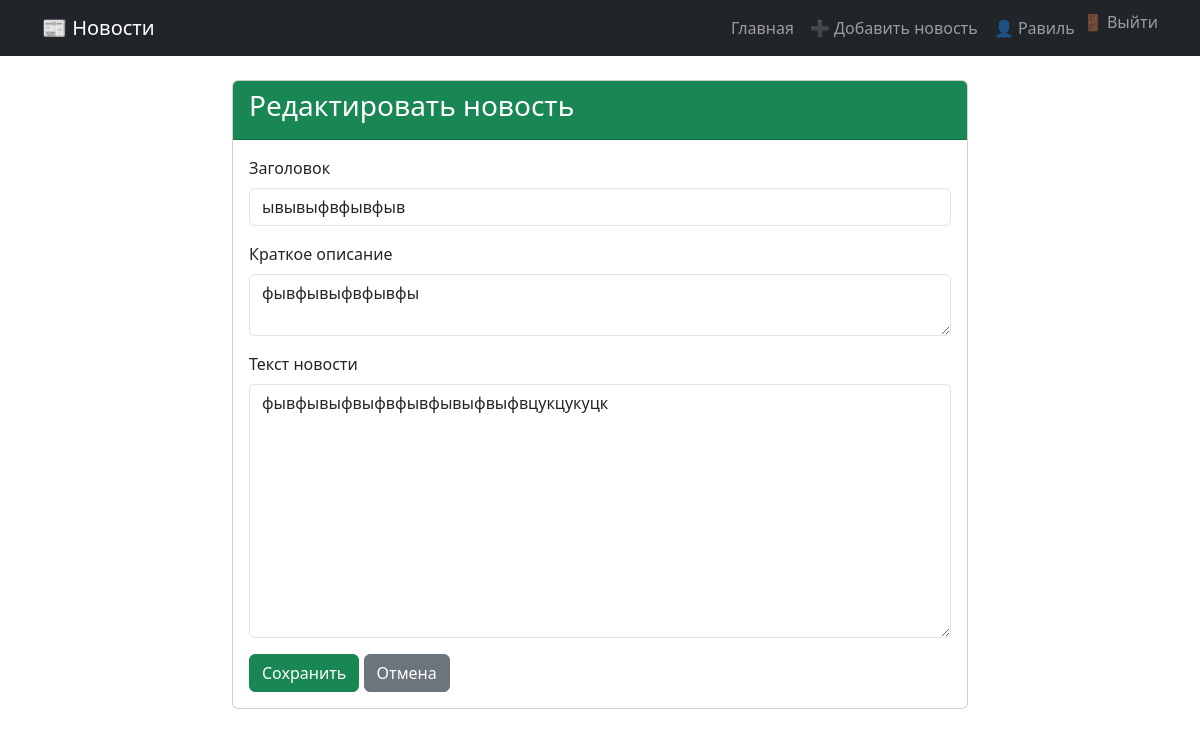
The page /news/1/edit/ (signed in) on the database its author committed.
### news_app/models.py (models this page shows, shortened)
class News(models.Model):
    title = models.CharField(max_length=200)
    summary = models.CharField(max_length=300)
    content = models.TextField()
    author = models.ForeignKey(User, on_delete=models.CASCADE)
    date_created = models.DateTimeField(auto_now_add=True)
    date_updated = models.DateTimeField(auto_now=True)
    class Meta:
        ordering = ['-date_created']

### news_app/views.py (the view)
# urls.py: path('news/<int:pk>/edit/', views.news_edit_view, name='news_edit'),
@login_required
def news_edit_view(request, pk):
    news = get_object_or_404(News, pk=pk)
    if news.author != request.user:
        return HttpResponseForbidden("Вы не можете редактировать чужую новость.")
    if request.method == 'POST':
        form = NewsForm(request.POST, instance=news)
        if form.is_valid():
            form.save()
            messages.success(request, 'Новость обновлена.')
            return redirect('news_detail', pk=news.pk)
    else:
        form = NewsForm(instance=news)
    return render(request, 'news_form.html', {'form': form, 'title': 'Редактировать новость'})

### news_app/forms.py
class NewsForm(forms.ModelForm):
    class Meta:
        model = News
        fields = ['title', 'summary', 'content']
        widgets = {
            'summary': forms.Textarea(attrs={'rows': 2, 'class': 'form-control'}),
            'content': forms.Textarea(attrs={'rows': 10, 'class': 'form-control'}),
            'title': forms.TextInput(attrs={'class': 'form-control'}),
        }
        labels = {
            'title': 'Заголовок',
            'summary': 'Краткое описание',
            'content': 'Текст новости',
        }

### news_app/templates/news_form.html (shortened to what this page needs)
{% extends 'base.html' %}
{% block content %}
<div class="row justify-content-center">
    <div class="col-md-8">
        <div class="card">
            <div class="card-header bg-success text-white">
                <h3>{{ title }}</h3>
            </div>
            <div class="card-body">
                <form method="post">
                    <div class="mb-3">
                        <label for="{{ form.title.id_for_label }}" class="form-label">{{ form.title.label }}</label>
                        {{ form.title }}
                    </div>
                    <div class="mb-3">
                        <label for="{{ form.summary.id_for_label }}" class="form-label">{{ form.summary.label }}</label>
                        {{ form.summary }}
                    </div>
                    <div class="mb-3">
                        <label for="{{ form.content.id_for_label }}" class="form-label">{{ form.content.label }}</label>
                        {{ form.content }}
                    </div>
                    <button type="submit" class="btn btn-success">Сохранить</button>
                    <a href="{% url 'home' %}" class="btn btn-secondary">Отмена</a>
                </form>
            </div>
        </div>
    </div>
</div>
{% endblock %}

### news_app/templates/base.html (shortened to what this page needs)
{% load static %}
<!DOCTYPE html>
<html lang="ru">
<head>
    <link href="https://cdn.jsdelivr.net/npm/bootstrap@5.3.0-alpha1/dist/css/bootstrap.min.css" rel="stylesheet">
    <link rel="stylesheet" href="{% static 'css/style.css' %}">
</head>
<body>
    <nav class="navbar navbar-expand-lg navbar-dark bg-dark">
        <div class="container">
            <a class="navbar-brand" href="{% url 'home' %}">📰 Новости</a>
            <div class="collapse navbar-collapse">
                <ul class="navbar-nav ms-auto">
                    <li class="nav-item"><a class="nav-link" href="{% url 'home' %}">Главная</a></li>
                    {% if user.is_authenticated %}
                        <li class="nav-item"><a class="nav-link" href="{% url 'news_create' %}">➕ Добавить новость</a></li>
                        <li class="nav-item"><a class="nav-link" href="{% url 'profile' %}">👤 {{ user.first_name|default:user.username }}</a></li>
                        <li class="nav-item">
                            <form action="{% url 'logout' %}" method="post" style="display: inline;">
                                <button type="submit" class="nav-link btn btn-link" style="display: inline; padding: 0; margin: 0; border: none; background: none; color: rgba(255,255,255,.55); text-decoration: none;">
                                    🚪 Выйти
                                </button>
                            </form>
                        </li>
                    {% else %}
                        <li class="nav-item"><a class="nav-link" href="{% url 'login' %}">Войти</a></li>
                        <li class="nav-item"><a class="nav-link" href="{% url 'register' %}">Регистрация</a></li>
                    {% endif %}
                </ul>
            </div>
        </div>
    </nav>
    <main class="container mt-4">
        {% block content %}
        {% endblock %}
    </main>
</body>
</html>

### rows shown on the page
News: title "ывывыфвфывфыв", summary "фывфывыфвфывфы", content "фывфывыфвыфвфывфывыфвыфвцукцукуцк"

### other values the page prints
{{ user.first_name|default:user.username }} "Равиль"
{{ title }} "Редактировать новость"
